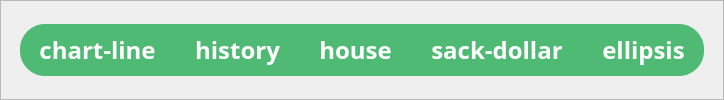
         <widget class="QFrame" name="footer">
          <property name="minimumSize">
           <size>
            <width>0</width>
            <height>16</height>
           </size>
          </property>
          <property name="styleSheet">
           <string notr="true"/>
          </property>
          <property name="frameShape">
           <enum>QFrame::StyledPanel</enum>
          </property>
          <property name="frameShadow">
           <enum>QFrame::Raised</enum>
          </property>
          <layout class="QVBoxLayout" name="verticalLayout_4">
           <property name="leftMargin">
            <number>19</number>
           </property>
           <property name="topMargin">
            <number>23</number>
           </property>
           <property name="rightMargin">
            <number>19</number>
           </property>
           <property name="bottomMargin">
            <number>23</number>
           </property>
           <item>
            <widget class="QFrame" name="menubar">
             <property name="enabled">
              <bool>true</bool>
             </property>
             <property name="styleSheet">
              <string notr="true">background-color: rgb(79, 186, 116);
border-radius: 25px;
</string>
             </property>
             <property name="frameShape">
              <enum>QFrame::StyledPanel</enum>
             </property>
             <property name="frameShadow">
              <enum>QFrame::Raised</enum>
             </property>
             <layout class="QHBoxLayout" name="horizontalLayout">
              <property name="spacing">
               <number>39</number>
              </property>
              <property name="leftMargin">
               <number>19</number>
              </property>
              <property name="rightMargin">
               <number>19</number>
              </property>
              <item>
               <widget class="QPushButton" name="graphButton">
                <property name="font">
                 <font>
                  <family>Font Awesome 6 Free</family>
                  <pointsize>-1</pointsize>
                  <bold>true</bold>
                 </font>
                </property>
                <property name="styleSheet">
                 <string notr="true">height:33px;
font-size: 24px;
color: white;
</string>
                </property>
                <property name="text">
                 <string>chart-line</string>
                </property>
               </widget>
              </item>
              <item>
               <widget class="QPushButton" name="historyButton">
                <property name="font">
                 <font>
                  <family>Font Awesome 6 Free</family>
                  <pointsize>-1</pointsize>
                  <bold>true</bold>
                 </font>
                </property>
                <property name="styleSheet">
                 <string notr="true">height: 33px;
font-size: 24px;
color: white;</string>
                </property>
                <property name="text">
                 <string>history</string>
                </property>
               </widget>
              </item>
              <item>
               <widget class="QPushButton" name="dashboardButton">
                <property name="font">
                 <font>
                  <family>Font Awesome 6 Free</family>
                  <pointsize>-1</pointsize>
                  <bold>true</bold>
                 </font>
                </property>
                <property name="styleSheet">
                 <string notr="true">height: 33px;
font-size: 24px;
color: white;</string>
                </property>
                <property name="text">
                 <string>house</string>
                </property>
               </widget>
              </item>
              <item>
               <widget class="QPushButton" name="budgetplannerButton">
                <property name="font">
                 <font>
                  <family>Font Awesome 6 Free</family>
                  <pointsize>-1</pointsize>
                  <bold>true</bold>
                 </font>
                </property>
                <property name="styleSheet">
                 <string notr="true">height: 33px;
font-size: 24px;
color: white;</string>
                </property>
                <property name="text">
                 <string>sack-dollar</string>
                </property>
               </widget>
              </item>
              <item>
               <widget class="QPushButton" name="othersButton">
                <property name="font">
                 <font>
                  <family>Font Awesome 6 Free</family>
                  <pointsize>-1</pointsize>
                  <bold>true</bold>
                 </font>
                </property>
                <property name="styleSheet">
                 <string notr="true">height: 33px;
font-size: 24px;
color: white;</string>
                </property>
                <property name="text">
                 <string>ellipsis</string>
                </property>
               </widget>
              </item>
             </layout>
            </widget>
           </item>
          </layout>
         </widget>
